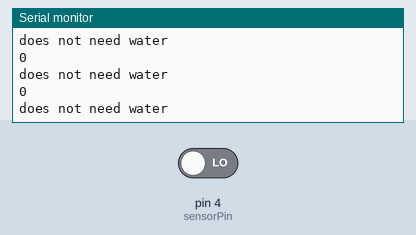
A sketch run on a simulated Arduino Uno, built with avr-gcc and run on an emulated ATmega328P. Parts: the last lines printed to the serial monitor. The inputs (shaded band) are chosen by the test bench; at power-on: pin 4 (sensorPin) LOW.

Above: at 3.0 s.
3.1 s: pin 4 (sensorPin) driven HIGH
At 3.8 s:
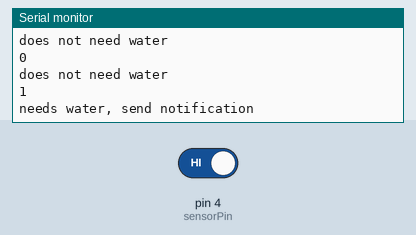
At 5.3 s:
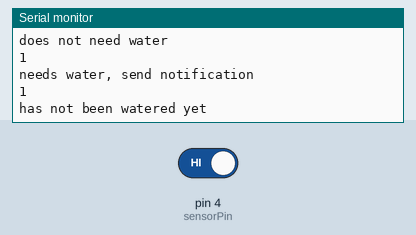

Measured:
- after the input at 3.1 s, the serial monitor: prints a new line after 0.20 s (image 1)

The sketch:

soil_humidity_sensor.ino
```cpp
const int sensorPin = 4;
int sensorState = 0;
int lastState = 0;


void setup()
{
  Serial.begin(9600);
  pinMode(sensorPin, INPUT);
}

void loop()
{
  sensorState = digitalRead(sensorPin);
  Serial.println(sensorState);

  if (sensorState == 1 && lastState == 0) {
    Serial.println("needs water, send notification");
    lastState = 1;
    delay(1000);
    //send notification

  }
  else if (sensorState == 1 && lastState == 1) {
    //do nothing, has not been watered yet
    Serial.println("has not been watered yet");
    delay(1000);
  }
  else {
    //st
    Serial.println("does not need water");
    lastState = 0;
    delay(1000);
  }

  delay(100);
}
```
